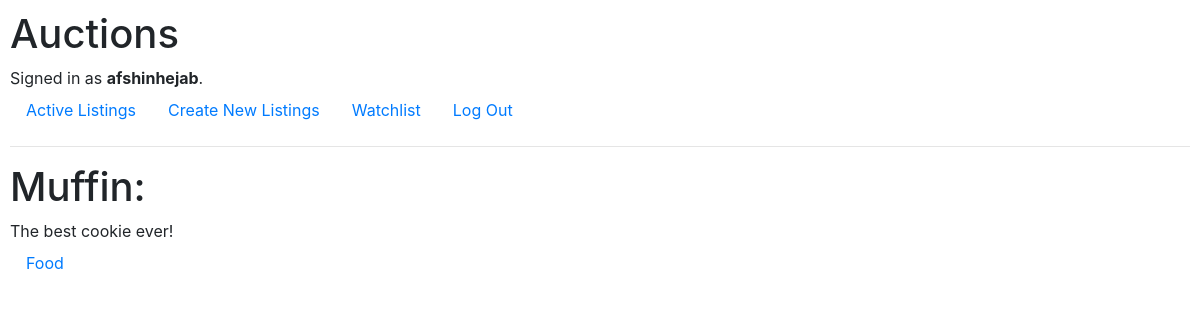
The page /Muffin (signed in) on the database as committed earlier.
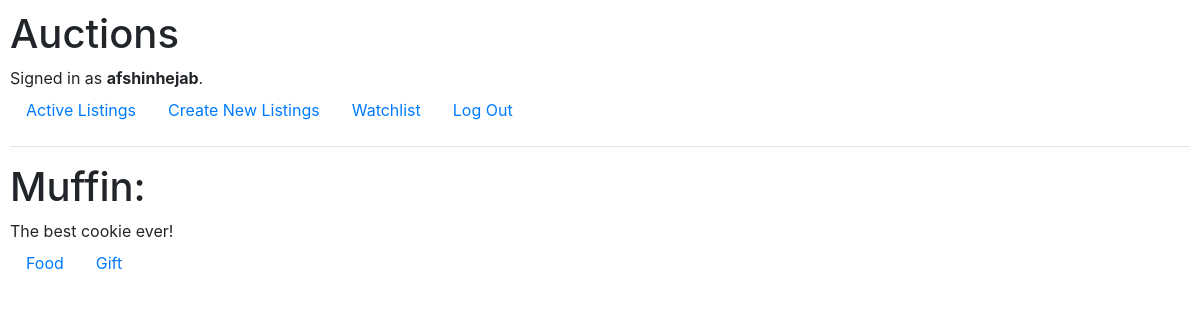
The same page on the database as committed later.
### auctions/models.py (models this page shows, shortened)
class User(AbstractUser):
    pass

class Auction(models.Model):
    seller = models.ForeignKey(User, on_delete=models.CASCADE)
    title = models.CharField(max_length=64)
    description = models.TextField()
    starting_bid = models.FloatField() # maybe it is beter to use models.IntegerField
    imageURL = models.URLField()
    category = models.ManyToManyField(Category, blank=True)

class Category(models.Model):
    name = models.CharField(max_length=64)
    description = models.TextField(blank=True)
    def __str__(self):
        return f"{self.name}"

### auctions/views.py (the view)
# urls.py: path("<str:auction_title>", views.auction, name="auction")
def auction(request, auction_title):
    existing_titles = list(auction.title for auction in Auction.objects.all())
    if auction_title.upper() in list(map(str.upper,existing_titles)):
        return render(request, "auctions/auction.html",{
            "auction": Auction.objects.get(title__iexact=auction_title)
        })
    return render(request, "auctions/auction.html",{
        'message':"No data available!"
    })

### auctions/templates/auctions/auction.html (shortened to what this page needs)
{% extends "auctions/layout.html" %}
{% block body %}
    {% if auction %}
        <h1>{{ auction.title }}:</h1>
            {{ auction.description }}
            <ul class="nav">
                {% for cat in auction.category.all %}
                    <li class="nav-item">
                        <a class="nav-link" href="{% url 'create' %}">{{ cat }}</a>
                    </li>
                {% endfor %}
            </ul>
    {% endif %}
{% endblock %}

### auctions/templates/auctions/layout.html (shortened to what this page needs)
{% load static %}
<!DOCTYPE html>
<html lang="en">
    <head>
        <link rel="stylesheet" href="https://stackpath.bootstrapcdn.com/bootstrap/4.4.1/css/bootstrap.min.css">
        <link href="{% static 'auctions/styles.css' %}" rel="stylesheet">
    </head>
    <body>
        <h1>Auctions</h1>
        <div>
            {% if user.is_authenticated %}
                Signed in as <strong>{{ user.username }}</strong>.
            {% else %}
                Not signed in.
            {% endif %}
        </div>
        <ul class="nav">
            <li class="nav-item">
                <a class="nav-link" href="{% url 'index' %}">Active Listings</a>
            </li>
            {% if user.is_authenticated %}
                <li class="nav-item">
                    <a class="nav-link" href="{% url 'create' %}">Create New Listings</a>
                </li>
                <li class="nav-item">
                    <a class="nav-link" href="{% url 'watchlist' %}">Watchlist</a>
                </li>
                <li class="nav-item">
                    <a class="nav-link" href="{% url 'logout' %}">Log Out</a>
                </li>
            {% endif %}
        </ul>
        <hr>
        {% block body %}
        {% endblock %}
    </body>
</html>

### auctions/static/auctions/styles.css (style rules this page uses)
body { padding: 10px; }

Rows that differ between the two databases and show on the page:
added Category: name "Gift"
